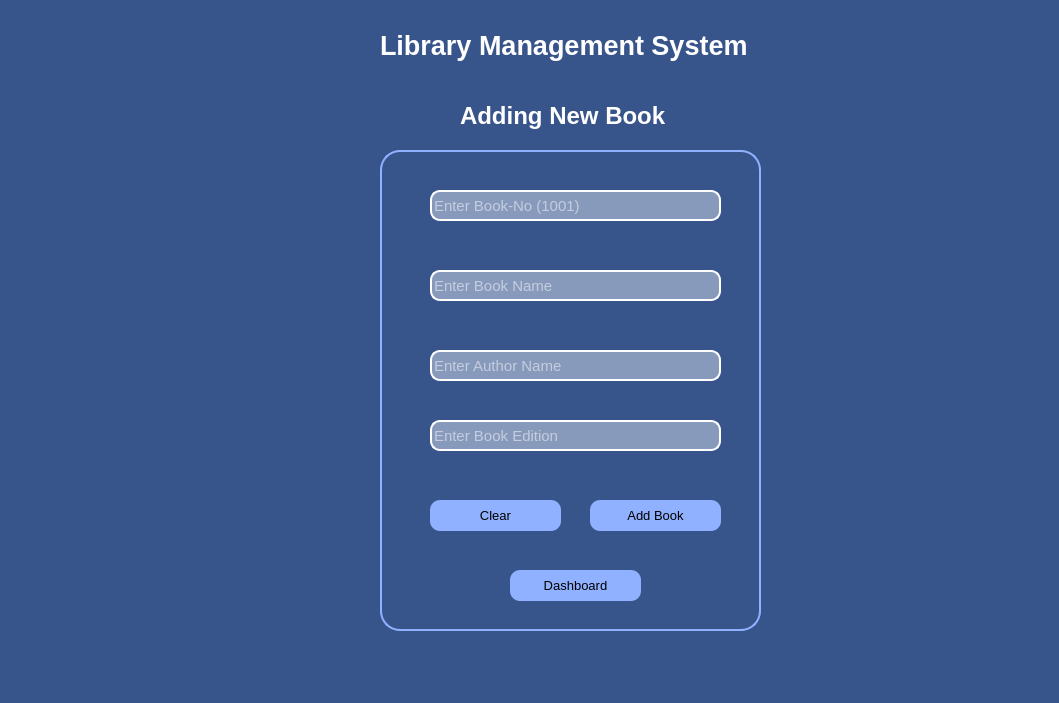
<?xml version="1.0" encoding="UTF-8"?>
<ui version="4.0">
 <class>MainWindow</class>
 <widget class="QMainWindow" name="MainWindow">
  <property name="geometry">
   <rect>
    <x>0</x>
    <y>0</y>
    <width>1059</width>
    <height>703</height>
   </rect>
  </property>
  <property name="windowTitle">
   <string>MainWindow</string>
  </property>
  <property name="styleSheet">
   <string notr="true">background-color: rgb(56, 85, 139);</string>
  </property>
  <widget class="QWidget" name="centralwidget">
   <widget class="QLabel" name="label">
    <property name="geometry">
     <rect>
      <x>380</x>
      <y>20</y>
      <width>401</width>
      <height>51</height>
     </rect>
    </property>
    <property name="font">
     <font>
      <pointsize>20</pointsize>
      <weight>75</weight>
      <bold>true</bold>
     </font>
    </property>
    <property name="styleSheet">
     <string notr="true">color:white;</string>
    </property>
    <property name="text">
     <string>Library Management System</string>
    </property>
   </widget>
   <widget class="QLineEdit" name="bookid">
    <property name="geometry">
     <rect>
      <x>430</x>
      <y>190</y>
      <width>291</width>
      <height>31</height>
     </rect>
    </property>
    <property name="font">
     <font>
      <pointsize>11</pointsize>
     </font>
    </property>
    <property name="styleSheet">
     <string notr="true">QLineEdit{
border : 2px solid rgb(255, 255, 255);
border-radius: 10px;
background-color:rgb(136, 154, 188);
color: rgb(255, 255, 255);
}</string>
    </property>
    <property name="text">
     <string/>
    </property>
    <property name="placeholderText">
     <string>Enter Book-No (1001)</string>
    </property>
   </widget>
   <widget class="QPushButton" name="clearbut">
    <property name="geometry">
     <rect>
      <x>430</x>
      <y>500</y>
      <width>131</width>
      <height>31</height>
     </rect>
    </property>
    <property name="font">
     <font>
      <pointsize>10</pointsize>
     </font>
    </property>
    <property name="styleSheet">
     <string notr="true">border-radius: 10px;
background-color:rgb(144, 177, 255);</string>
    </property>
    <property name="text">
     <string>Clear</string>
    </property>
   </widget>
   <widget class="QLabel" name="label_2">
    <property name="geometry">
     <rect>
      <x>460</x>
      <y>90</y>
      <width>231</width>
      <height>51</height>
     </rect>
    </property>
    <property name="font">
     <font>
      <pointsize>18</pointsize>
      <weight>75</weight>
      <bold>true</bold>
     </font>
    </property>
    <property name="styleSheet">
     <string notr="true">color:white;</string>
    </property>
    <property name="text">
     <string>Adding New Book</string>
    </property>
   </widget>
   <widget class="QLineEdit" name="bname">
    <property name="geometry">
     <rect>
      <x>430</x>
      <y>270</y>
      <width>291</width>
      <height>31</height>
     </rect>
    </property>
    <property name="font">
     <font>
      <pointsize>11</pointsize>
     </font>
    </property>
    <property name="styleSheet">
     <string notr="true">QLineEdit{
border : 2px solid rgb(255, 255, 255);
border-radius: 10px;
background-color:rgb(136, 154, 188);
color: rgb(255, 255, 255);
}</string>
    </property>
    <property name="text">
     <string/>
    </property>
    <property name="placeholderText">
     <string>Enter Book Name</string>
    </property>
   </widget>
   <widget class="QLineEdit" name="authname">
    <property name="geometry">
     <rect>
      <x>430</x>
      <y>350</y>
      <width>291</width>
      <height>31</height>
     </rect>
    </property>
    <property name="font">
     <font>
      <pointsize>11</pointsize>
     </font>
    </property>
    <property name="styleSheet">
     <string notr="true">QLineEdit{
border : 2px solid rgb(255, 255, 255);
border-radius: 10px;
background-color:rgb(136, 154, 188);
color: rgb(255, 255, 255);
}</string>
    </property>
    <property name="text">
     <string/>
    </property>
    <property name="placeholderText">
     <string>Enter Author Name</string>
    </property>
   </widget>
   <widget class="QLineEdit" name="booked">
    <property name="geometry">
     <rect>
      <x>430</x>
      <y>420</y>
      <width>291</width>
      <height>31</height>
     </rect>
    </property>
    <property name="font">
     <font>
      <pointsize>11</pointsize>
     </font>
    </property>
    <property name="styleSheet">
     <string notr="true">QLineEdit{
border : 2px solid rgb(255, 255, 255);
border-radius: 10px;
background-color:rgb(136, 154, 188);
color: rgb(255, 255, 255);
}</string>
    </property>
    <property name="text">
     <string/>
    </property>
    <property name="placeholderText">
     <string>Enter Book Edition</string>
    </property>
   </widget>
   <widget class="QPushButton" name="addBbut">
    <property name="geometry">
     <rect>
      <x>590</x>
      <y>500</y>
      <width>131</width>
      <height>31</height>
     </rect>
    </property>
    <property name="font">
     <font>
      <pointsize>10</pointsize>
     </font>
    </property>
    <property name="styleSheet">
     <string notr="true">border-radius: 10px;
background-color:rgb(144, 177, 255);</string>
    </property>
    <property name="text">
     <string>Add Book</string>
    </property>
   </widget>
   <widget class="QLabel" name="showtext">
    <property name="geometry">
     <rect>
      <x>440</x>
      <y>470</y>
      <width>271</width>
      <height>21</height>
     </rect>
    </property>
    <property name="text">
     <string/>
    </property>
   </widget>
   <widget class="QPushButton" name="dashB">
    <property name="geometry">
     <rect>
      <x>510</x>
      <y>570</y>
      <width>131</width>
      <height>31</height>
     </rect>
    </property>
    <property name="font">
     <font>
      <pointsize>10</pointsize>
     </font>
    </property>
    <property name="styleSheet">
     <string notr="true">border-radius: 10px;
background-color:rgb(144, 177, 255);</string>
    </property>
    <property name="text">
     <string>Dashboard</string>
    </property>
   </widget>
   <widget class="QLabel" name="label_3">
    <property name="geometry">
     <rect>
      <x>380</x>
      <y>150</y>
      <width>381</width>
      <height>481</height>
     </rect>
    </property>
    <property name="styleSheet">
     <string notr="true">background-color: rgb(56, 85, 139);
border-radius: 20px;
border : 2px solid rgb(144, 177, 255);</string>
    </property>
    <property name="text">
     <string/>
    </property>
   </widget>
   <zorder>label_3</zorder>
   <zorder>label</zorder>
   <zorder>bookid</zorder>
   <zorder>clearbut</zorder>
   <zorder>label_2</zorder>
   <zorder>bname</zorder>
   <zorder>authname</zorder>
   <zorder>booked</zorder>
   <zorder>addBbut</zorder>
   <zorder>showtext</zorder>
   <zorder>dashB</zorder>
  </widget>
  <widget class="QMenuBar" name="menubar">
   <property name="geometry">
    <rect>
     <x>0</x>
     <y>0</y>
     <width>1059</width>
     <height>21</height>
    </rect>
   </property>
  </widget>
  <widget class="QStatusBar" name="statusbar"/>
 </widget>
 <resources/>
 <connections/>
</ui>
